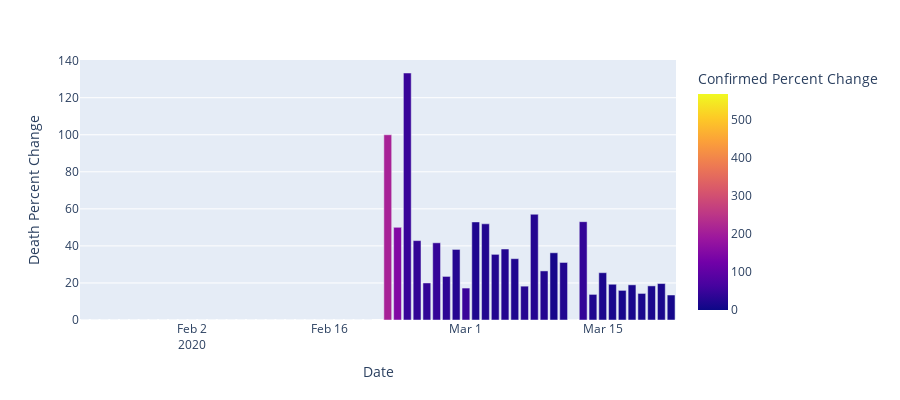

Source (notebook cell):
### Markdown cell above
## Death Percent Change

### Code cell
fig = px.bar(italy_df, x='Date', y='Death Percent Change',
             hover_data=['Confirmed', 'Deaths', 'Recovered'], color='Confirmed Percent Change',
             height=400)
fig.show()

### Figure 1 — Plotly figure (JSON) as saved in the notebook; plotly's stock layout.template omitted (floating-point values rounded to 4 significant figures; data arrays with more than 128 entries replaced by an {"elided": "..."} marker saying what was removed)
{"data": [{"alignmentgroup": "True", "customdata": {"elided": "61x3 int values"}, "hoverlabel": {"namelength": 0}, "hovertemplate": "Date=%{x}<br>Death Percent Change=%{y}<br>Confirmed=%{customdata[0]}<br>Deaths=%{customdata[1]}<br>Recovered=%{customdata[2]}<br>Confirmed Percent Change=%{marker.color}", "legendgroup": "", "marker": {"color": [0, 0, 0, 0, 0, 0, 0, 0, 0, null, 0, 0, 0, 0, 0, 0, 50, 0, 0, 0, 0, 0, 0, 0, 0, 0, 0, 0, 0, 0, 566.7, 210, 150, 47.74, 40.61, 40.68, 44.59, 35.57, 27.03, 50.18, 20.19, 22.89, 23.46, 24.89, 20.17, 26.9, 25.36, 24.37, 10.65, 22.79, 0, 41.71, 19.8, 16.97, 13.06, 12.6, 13.35, 14.9, 14.59, 13.94, 10.38], "coloraxis": "coloraxis"}, "name": "", "offsetgroup": "", "orientation": "v", "showlegend": false, "textposition": "auto", "type": "bar", "x": ["2020-01-22T00:00:00", "2020-01-23T00:00:00", "2020-01-24T00:00:00", "2020-01-25T00:00:00", "2020-01-26T00:00:00", "2020-01-27T00:00:00", "2020-01-28T00:00:00", "2020-01-29T00:00:00", "2020-01-30T00:00:00", "2020-01-31T00:00:00", "2020-02-01T00:00:00", "2020-02-02T00:00:00", "2020-02-03T00:00:00", "2020-02-04T00:00:00", "2020-02-05T00:00:00", "2020-02-06T00:00:00", "2020-02-07T00:00:00", "2020-02-08T00:00:00", "2020-02-09T00:00:00", "2020-02-10T00:00:00", "2020-02-11T00:00:00", "2020-02-12T00:00:00", "2020-02-13T00:00:00", "2020-02-14T00:00:00", "2020-02-15T00:00:00", "2020-02-16T00:00:00", "2020-02-17T00:00:00", "2020-02-18T00:00:00", "2020-02-19T00:00:00", "2020-02-20T00:00:00", "2020-02-21T00:00:00", "2020-02-22T00:00:00", "2020-02-23T00:00:00", "2020-02-24T00:00:00", "2020-02-25T00:00:00", "2020-02-26T00:00:00", "2020-02-27T00:00:00", "2020-02-28T00:00:00", "2020-02-29T00:00:00", "2020-03-01T00:00:00", "2020-03-02T00:00:00", "2020-03-03T00:00:00", "2020-03-04T00:00:00", "2020-03-05T00:00:00", "2020-03-06T00:00:00", "2020-03-07T00:00:00", "2020-03-08T00:00:00", "2020-03-09T00:00:00", "2020-03-10T00:00:00", "2020-03-11T00:00:00", "2020-03-12T00:00:00", "2020-03-13T00:00:00", "2020-03-14T00:00:00", "2020-03-15T00:00:00", "2020-03-16T00:00:00", "2020-03-17T00:00:00", "2020-03-18T00:00:00", "2020-03-19T00:00:00", "2020-03-20T00:00:00", "2020-03-21T00:00:00", "2020-03-22T00:00:00"], "xaxis": "x", "y": [0, 0, 0, 0, 0, 0, 0, 0, 0, 0, 0, 0, 0, 0, 0, 0, 0, 0, 0, 0, 0, 0, 0, 0, 0, 0, 0, 0, 0, 0, null, 100, 50, 133.3, 42.86, 20, 41.67, 23.53, 38.1, 17.24, 52.94, 51.92, 35.44, 38.32, 33.11, 18.27, 57.08, 26.5, 36.29, 31.06, 0, 53.08, 13.82, 25.54, 19.29, 15.99, 18.98, 14.34, 18.41, 19.67, 13.49], "yaxis": "y"}], "layout": {"barmode": "relative", "coloraxis": {"colorbar": {"title": {"text": "Confirmed Percent Change"}}, "colorscale": [[0, "#0d0887"], [0.1111, "#46039f"], [0.2222, "#7201a8"], [0.3333, "#9c179e"], [0.4444, "#bd3786"], [0.5556, "#d8576b"], [0.6667, "#ed7953"], [0.7778, "#fb9f3a"], [0.8889, "#fdca26"], [1, "#f0f921"]]}, "height": 400, "legend": {"tracegroupgap": 0}, "margin": {"t": 60}, "xaxis": {"anchor": "y", "domain": [0, 1], "title": {"text": "Date"}}, "yaxis": {"anchor": "x", "domain": [0, 1], "title": {"text": "Death Percent Change"}}}}
